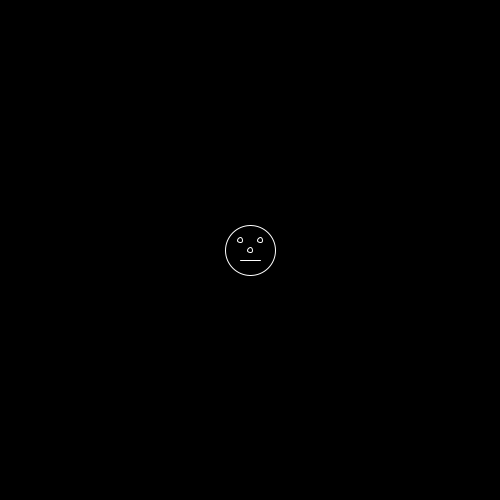
Frame 1 (no input)
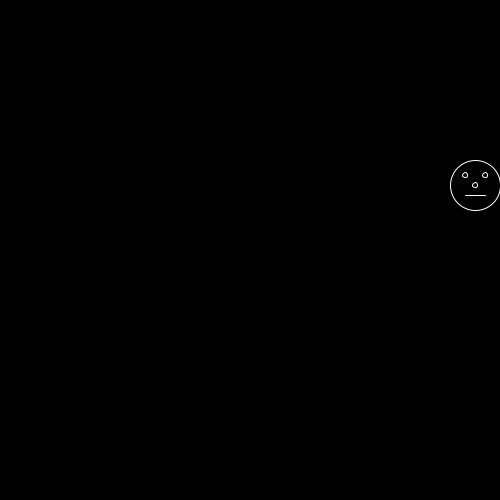
Frame 60 (the mouse pressed at the canvas centre just before this capture)
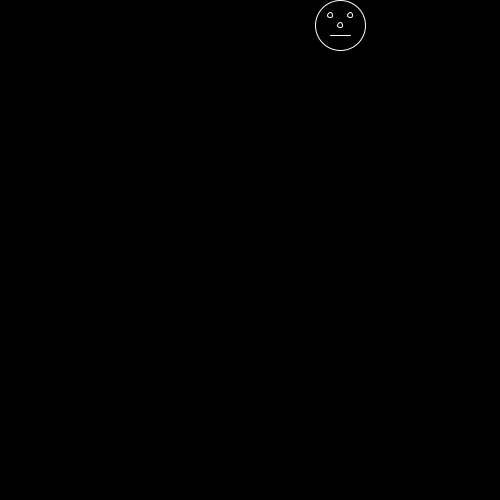
Frame 120 (the mouse held since frame 60 and released just before this capture)

The Processing sketch that drew these frames (run headless with seeded random() and noise(); from frame 60 on, the mouse is pressed at the canvas centre):

// Processing sketch: facearoundthewall
// ── facearoundthewall.pde
void setup()
{
  size(500, 500);
  
  stroke(255);
  fill(0);
  
   x = width / 2;
   y = height / 2;
 
}

float x, y;
int speed = 5;
int xspeed = speed;
int yspeed = 0;
float theta = 0;
float radius = 25;

void draw()
{ 
  background(0);
  
  ellipse(x, y, radius * 2, radius * 2);
  ellipse(x - 10, y - 10, 5, 5);
  ellipse(x + 10, y - 10, 5, 5);
  ellipse(x, y, 5, 5);
  line(x - 10, y + 10, x + 10, y + 10); 

  if (x > width - radius)
  {
    xspeed = 0;
    yspeed = -speed;
    x = width - radius;
  }
  
  if (y < radius)
  {
    xspeed = -speed;
    yspeed = 0;
    y = radius;
  }
  
  if (x < radius)
  {
    xspeed = 0;
    yspeed = speed;
    x = radius;
  }
  
  if (y > height - radius)
  {
    xspeed = speed;
    yspeed = 0;
    y = height - radius;
  }
  
  x += xspeed;
  y += yspeed;  
  
  println(x + ", " + y);

}
